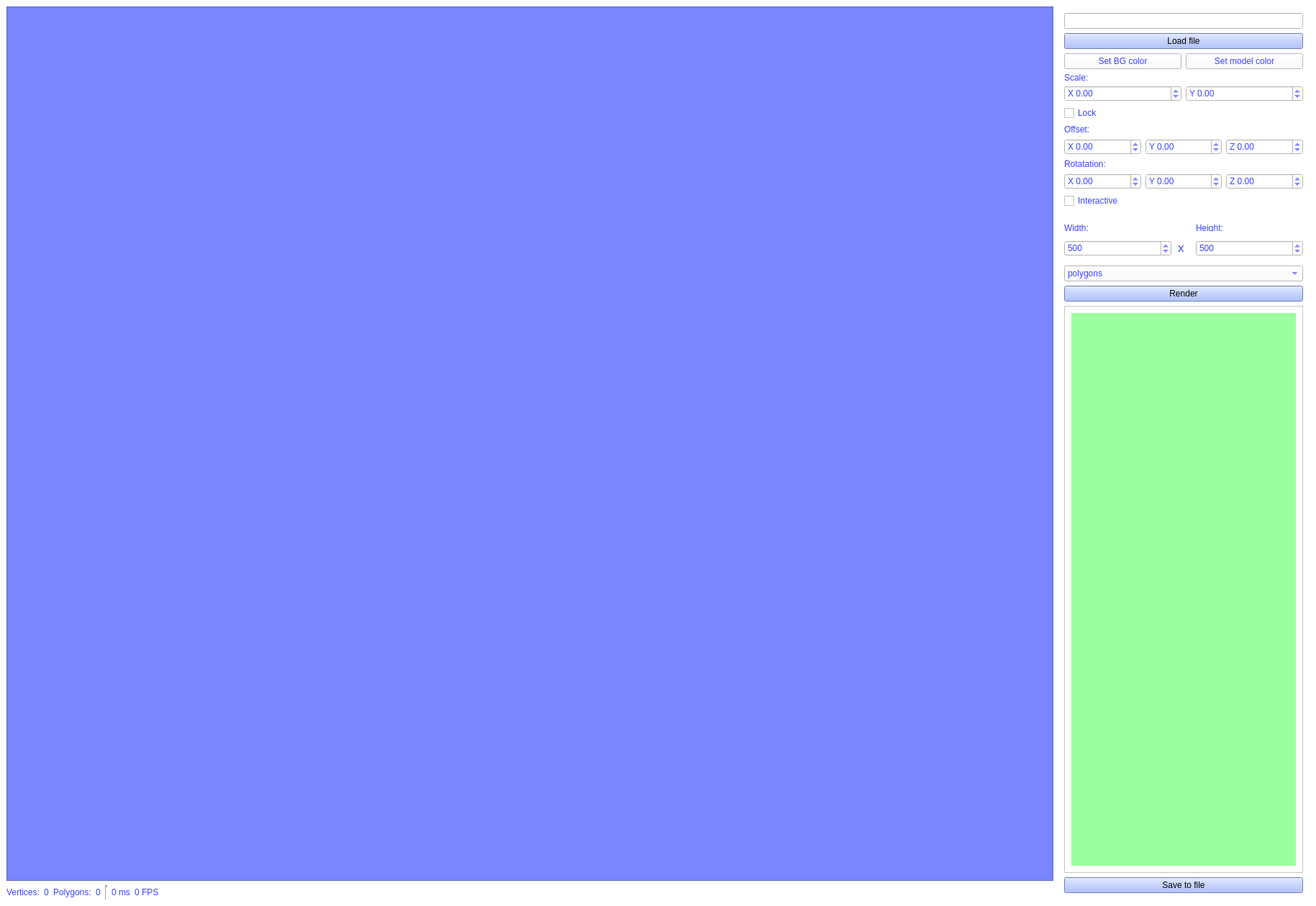
<?xml version="1.0" encoding="UTF-8"?>
<ui version="4.0">
 <class>MainWindow</class>
 <widget class="QMainWindow" name="MainWindow">
  <property name="geometry">
   <rect>
    <x>0</x>
    <y>0</y>
    <width>1829</width>
    <height>1259</height>
   </rect>
  </property>
  <property name="windowTitle">
   <string>Renderer</string>
  </property>
  <widget class="QWidget" name="centralwidget">
   <property name="styleSheet">
    <string notr="true">background-color: rgb(255, 255, 255);</string>
   </property>
   <layout class="QHBoxLayout" name="horizontalLayout">
    <item>
     <layout class="QVBoxLayout" name="verticalLayout_graphicsView">
      <item>
       <widget class="QGraphicsView" name="graphicsView_image">
        <property name="styleSheet">
         <string notr="true">background-color: rgb(121, 134, 255);</string>
        </property>
        <property name="sizeAdjustPolicy">
         <enum>QAbstractScrollArea::SizeAdjustPolicy::AdjustToContents</enum>
        </property>
        <property name="renderHints">
         <set>QPainter::RenderHint::Antialiasing|QPainter::RenderHint::LosslessImageRendering|QPainter::RenderHint::TextAntialiasing</set>
        </property>
       </widget>
      </item>
      <item>
       <layout class="QHBoxLayout" name="horizontalLayout_graphicsView_labels">
        <item>
         <widget class="QLabel" name="label_vertexCountLabel">
          <property name="styleSheet">
           <string notr="true">color: rgb(56, 66, 255);</string>
          </property>
          <property name="text">
           <string>Vertices:</string>
          </property>
         </widget>
        </item>
        <item>
         <widget class="QLabel" name="label_vertexCount">
          <property name="styleSheet">
           <string notr="true">color: rgb(56, 66, 255);</string>
          </property>
          <property name="text">
           <string>0</string>
          </property>
         </widget>
        </item>
        <item>
         <widget class="QLabel" name="label_polygonCountLabel">
          <property name="styleSheet">
           <string notr="true">color: rgb(56, 66, 255);</string>
          </property>
          <property name="text">
           <string>Polygons:</string>
          </property>
         </widget>
        </item>
        <item>
         <widget class="QLabel" name="label_polygonCount">
          <property name="styleSheet">
           <string notr="true">color: rgb(56, 66, 255);</string>
          </property>
          <property name="text">
           <string>0</string>
          </property>
         </widget>
        </item>
        <item>
         <widget class="Line" name="line">
          <property name="styleSheet">
           <string notr="true">color: rgb(56, 66, 255);</string>
          </property>
          <property name="lineWidth">
           <number>3</number>
          </property>
          <property name="orientation">
           <enum>Qt::Orientation::Vertical</enum>
          </property>
         </widget>
        </item>
        <item>
         <widget class="QLabel" name="label_timer">
          <property name="styleSheet">
           <string notr="true">color: rgb(56, 66, 255);</string>
          </property>
          <property name="text">
           <string>0 ms</string>
          </property>
         </widget>
        </item>
        <item>
         <widget class="QLabel" name="label_fps">
          <property name="styleSheet">
           <string notr="true">color: rgb(56, 66, 255);</string>
          </property>
          <property name="text">
           <string>0 FPS</string>
          </property>
         </widget>
        </item>
        <item>
         <spacer name="horizontalSpacer_2">
          <property name="orientation">
           <enum>Qt::Orientation::Horizontal</enum>
          </property>
          <property name="sizeHint" stdset="0">
           <size>
            <width>40</width>
            <height>20</height>
           </size>
          </property>
         </spacer>
        </item>
        <item>
         <widget class="QLabel" name="label_imgColorType">
          <property name="styleSheet">
           <string notr="true">color: rgb(56, 66, 255);</string>
          </property>
          <property name="text">
           <string/>
          </property>
         </widget>
        </item>
       </layout>
      </item>
     </layout>
    </item>
    <item>
     <widget class="QWidget" name="controlpanel" native="true">
      <property name="maximumSize">
       <size>
        <width>350</width>
        <height>16777215</height>
       </size>
      </property>
      <property name="styleSheet">
       <string notr="true"/>
      </property>
      <layout class="QVBoxLayout" name="verticalLayout">
       <item>
        <widget class="QLineEdit" name="textinp_filename">
         <property name="styleSheet">
          <string notr="true">color: rgb(56, 66, 255);</string>
         </property>
        </widget>
       </item>
       <item>
        <widget class="QPushButton" name="accept_filename">
         <property name="styleSheet">
          <string notr="true">border-color: rgb(0, 0, 0);
background-color: rgb(151, 174, 255);</string>
         </property>
         <property name="text">
          <string>Load file</string>
         </property>
        </widget>
       </item>
       <item>
        <layout class="QHBoxLayout" name="horizontalLayout_2">
         <item>
          <widget class="QPushButton" name="pushButton_bg_colorDialog">
           <property name="styleSheet">
            <string notr="true">color: rgb(56, 66, 255);</string>
           </property>
           <property name="text">
            <string>Set BG color</string>
           </property>
          </widget>
         </item>
         <item>
          <widget class="QPushButton" name="pushButton_model_colorDialog">
           <property name="styleSheet">
            <string notr="true">color: rgb(56, 66, 255);</string>
           </property>
           <property name="text">
            <string>Set model color</string>
           </property>
          </widget>
         </item>
        </layout>
       </item>
       <item>
        <widget class="QLabel" name="label_scaleX">
         <property name="minimumSize">
          <size>
           <width>0</width>
           <height>0</height>
          </size>
         </property>
         <property name="maximumSize">
          <size>
           <width>16777215</width>
           <height>11</height>
          </size>
         </property>
         <property name="styleSheet">
          <string notr="true">color: rgb(56, 66, 255);</string>
         </property>
         <property name="text">
          <string>Scale:</string>
         </property>
        </widget>
       </item>
       <item>
        <layout class="QHBoxLayout" name="horizontalLayout_scale">
         <item>
          <widget class="QDoubleSpinBox" name="spinBox_scaleX">
           <property name="styleSheet">
            <string notr="true">color: rgb(56, 66, 255);</string>
           </property>
           <property name="prefix">
            <string>X </string>
           </property>
           <property name="minimum">
            <double>-1000000.000000000000000</double>
           </property>
           <property name="maximum">
            <double>9999999.000000000000000</double>
           </property>
           <property name="singleStep">
            <double>10.000000000000000</double>
           </property>
           <property name="stepType">
            <enum>QAbstractSpinBox::StepType::AdaptiveDecimalStepType</enum>
           </property>
          </widget>
         </item>
         <item>
          <widget class="QDoubleSpinBox" name="spinBox_scaleY">
           <property name="styleSheet">
            <string notr="true">color: rgb(56, 66, 255);</string>
           </property>
           <property name="prefix">
            <string>Y </string>
           </property>
           <property name="minimum">
            <double>-99999999.000000000000000</double>
           </property>
           <property name="maximum">
            <double>9999999.000000000000000</double>
           </property>
           <property name="singleStep">
            <double>10.000000000000000</double>
           </property>
           <property name="stepType">
            <enum>QAbstractSpinBox::StepType::AdaptiveDecimalStepType</enum>
           </property>
          </widget>
         </item>
        </layout>
       </item>
       <item>
        <widget class="QCheckBox" name="checkBox_lockScale">
         <property name="styleSheet">
          <string notr="true">color: rgb(56, 66, 255);</string>
         </property>
         <property name="text">
          <string>Lock</string>
         </property>
        </widget>
       </item>
       <item>
        <widget class="QLabel" name="label_offset">
         <property name="styleSheet">
          <string notr="true">color: rgb(56, 66, 255);</string>
         </property>
         <property name="text">
          <string>Offset:</string>
         </property>
        </widget>
       </item>
       <item>
        <layout class="QHBoxLayout" name="horizontalLayout_offset">
         <item>
          <widget class="QDoubleSpinBox" name="spinBox_offset_x">
           <property name="styleSheet">
            <string notr="true">color: rgb(56, 66, 255);</string>
           </property>
           <property name="prefix">
            <string>X </string>
           </property>
           <property name="minimum">
            <double>-999999.000000000000000</double>
           </property>
           <property name="maximum">
            <double>999999.989999999990687</double>
           </property>
           <property name="singleStep">
            <double>10.000000000000000</double>
           </property>
          </widget>
         </item>
         <item>
          <widget class="QDoubleSpinBox" name="spinBox_offset_y">
           <property name="styleSheet">
            <string notr="true">color: rgb(56, 66, 255);</string>
           </property>
           <property name="prefix">
            <string>Y </string>
           </property>
           <property name="minimum">
            <double>-999999.000000000000000</double>
           </property>
           <property name="maximum">
            <double>999999.989999999990687</double>
           </property>
           <property name="singleStep">
            <double>10.000000000000000</double>
           </property>
          </widget>
         </item>
         <item>
          <widget class="QDoubleSpinBox" name="spinBox_offset_z">
           <property name="styleSheet">
            <string notr="true">color: rgb(56, 66, 255);</string>
           </property>
           <property name="prefix">
            <string>Z </string>
           </property>
           <property name="minimum">
            <double>-999999.000000000000000</double>
           </property>
           <property name="maximum">
            <double>999999.989999999990687</double>
           </property>
           <property name="singleStep">
            <double>10.000000000000000</double>
           </property>
          </widget>
         </item>
        </layout>
       </item>
       <item>
        <widget class="QLabel" name="label_rotation">
         <property name="styleSheet">
          <string notr="true">color: rgb(56, 66, 255);</string>
         </property>
         <property name="text">
          <string>Rotatation:</string>
         </property>
        </widget>
       </item>
       <item>
        <layout class="QHBoxLayout" name="horizontalLayout_rotation">
         <item>
          <widget class="QDoubleSpinBox" name="spinBox_rotation_x">
           <property name="styleSheet">
            <string notr="true">color: rgb(56, 66, 255);</string>
           </property>
           <property name="prefix">
            <string>X </string>
           </property>
           <property name="minimum">
            <double>-999999.000000000000000</double>
           </property>
           <property name="maximum">
            <double>999999.989999999990687</double>
           </property>
          </widget>
         </item>
         <item>
          <widget class="QDoubleSpinBox" name="spinBox_rotation_y">
           <property name="styleSheet">
            <string notr="true">color: rgb(56, 66, 255);</string>
           </property>
           <property name="prefix">
            <string>Y </string>
           </property>
           <property name="minimum">
            <double>-999999.000000000000000</double>
           </property>
           <property name="maximum">
            <double>999999.989999999990687</double>
           </property>
          </widget>
         </item>
         <item>
          <widget class="QDoubleSpinBox" name="spinBox_rotation_z">
           <property name="styleSheet">
            <string notr="true">color: rgb(56, 66, 255);</string>
           </property>
           <property name="prefix">
            <string>Z </string>
           </property>
           <property name="minimum">
            <double>-999999.000000000000000</double>
           </property>
           <property name="maximum">
            <double>999999.989999999990687</double>
           </property>
          </widget>
         </item>
        </layout>
       </item>
       <item>
        <widget class="QCheckBox" name="checkBox_interactiveRender">
         <property name="styleSheet">
          <string notr="true">color: rgb(56, 66, 255);</string>
         </property>
         <property name="text">
          <string>Interactive</string>
         </property>
        </widget>
       </item>
       <item>
        <layout class="QHBoxLayout" name="horizontalLayout_dimensions">
         <property name="topMargin">
          <number>10</number>
         </property>
         <item>
          <layout class="QVBoxLayout" name="verticalLayout_dim_width">
           <property name="spacing">
            <number>6</number>
           </property>
           <item>
            <widget class="QLabel" name="label_width">
             <property name="maximumSize">
              <size>
               <width>16777215</width>
               <height>11</height>
              </size>
             </property>
             <property name="styleSheet">
              <string notr="true">color: rgb(56, 66, 255);</string>
             </property>
             <property name="text">
              <string>Width:</string>
             </property>
            </widget>
           </item>
           <item>
            <widget class="QSpinBox" name="textinp_width">
             <property name="styleSheet">
              <string notr="true">color: rgb(56, 66, 255);</string>
             </property>
             <property name="maximum">
              <number>9999999</number>
             </property>
             <property name="stepType">
              <enum>QAbstractSpinBox::StepType::AdaptiveDecimalStepType</enum>
             </property>
             <property name="value">
              <number>500</number>
             </property>
            </widget>
           </item>
          </layout>
         </item>
         <item>
          <widget class="QWidget" name="verticalWidget_dim_times" native="true">
           <property name="maximumSize">
            <size>
             <width>22</width>
             <height>16777215</height>
            </size>
           </property>
           <property name="font">
            <font>
             <pointsize>13</pointsize>
             <bold>true</bold>
            </font>
           </property>
           <layout class="QVBoxLayout" name="verticalLayout_6">
            <property name="sizeConstraint">
             <enum>QLayout::SizeConstraint::SetDefaultConstraint</enum>
            </property>
            <property name="leftMargin">
             <number>3</number>
            </property>
            <item>
             <spacer name="horizontalSpacer">
              <property name="orientation">
               <enum>Qt::Orientation::Horizontal</enum>
              </property>
              <property name="sizeHint" stdset="0">
               <size>
                <width>40</width>
                <height>20</height>
               </size>
              </property>
             </spacer>
            </item>
            <item>
             <widget class="QLabel" name="label_times">
              <property name="maximumSize">
               <size>
                <width>13</width>
                <height>16777215</height>
               </size>
              </property>
              <property name="font">
               <font>
                <pointsize>13</pointsize>
               </font>
              </property>
              <property name="styleSheet">
               <string notr="true">color: rgb(56, 66, 255);</string>
              </property>
              <property name="text">
               <string>x</string>
              </property>
              <property name="margin">
               <number>2</number>
              </property>
             </widget>
            </item>
           </layout>
          </widget>
         </item>
         <item>
          <layout class="QVBoxLayout" name="verticalLayout_dim_height">
           <property name="spacing">
            <number>6</number>
           </property>
           <item>
            <widget class="QLabel" name="label_height">
             <property name="maximumSize">
              <size>
               <width>16777215</width>
               <height>11</height>
              </size>
             </property>
             <property name="styleSheet">
              <string notr="true">color: rgb(56, 66, 255);</string>
             </property>
             <property name="text">
              <string>Height:</string>
             </property>
            </widget>
           </item>
           <item>
            <widget class="QSpinBox" name="textinp_height">
             <property name="styleSheet">
              <string notr="true">color: rgb(56, 66, 255);</string>
             </property>
             <property name="maximum">
              <number>9999999</number>
             </property>
             <property name="value">
              <number>500</number>
             </property>
            </widget>
           </item>
          </layout>
         </item>
        </layout>
       </item>
       <item>
        <widget class="QComboBox" name="comboBox_renderType">
         <property name="styleSheet">
          <string notr="true">color: rgb(56, 66, 255);</string>
         </property>
         <property name="editable">
          <bool>false</bool>
         </property>
         <property name="currentText">
          <string>polygons</string>
         </property>
         <property name="placeholderText">
          <string/>
         </property>
         <item>
          <property name="text">
           <string>polygons</string>
          </property>
         </item>
         <item>
          <property name="text">
           <string>vertices</string>
          </property>
         </item>
        </widget>
       </item>
       <item>
        <widget class="QPushButton" name="button_render">
         <property name="styleSheet">
          <string notr="true">border-color: rgb(0, 0, 0);
background-color: rgb(151, 174, 255);</string>
         </property>
         <property name="text">
          <string>Render</string>
         </property>
        </widget>
       </item>
       <item>
        <widget class="QScrollArea" name="scrollArea_log">
         <property name="widgetResizable">
          <bool>true</bool>
         </property>
         <widget class="QWidget" name="scrollAreaWidgetContents_2_log">
          <property name="geometry">
           <rect>
            <x>0</x>
            <y>0</y>
            <width>338</width>
            <height>648</height>
           </rect>
          </property>
          <layout class="QVBoxLayout" name="verticalLayout_2">
           <item>
            <widget class="QLabel" name="label_log">
             <property name="styleSheet">
              <string notr="true">color: rgb(86, 80, 255);
background-color: rgb(155, 255, 158);</string>
             </property>
             <property name="text">
              <string/>
             </property>
             <property name="textFormat">
              <enum>Qt::TextFormat::PlainText</enum>
             </property>
             <property name="alignment">
              <set>Qt::AlignmentFlag::AlignLeading|Qt::AlignmentFlag::AlignLeft|Qt::AlignmentFlag::AlignTop</set>
             </property>
            </widget>
           </item>
          </layout>
         </widget>
        </widget>
       </item>
       <item>
        <widget class="QPushButton" name="button_save">
         <property name="styleSheet">
          <string notr="true">border-color: rgb(0, 0, 0);
background-color: rgb(151, 174, 255);</string>
         </property>
         <property name="text">
          <string>Save to file</string>
         </property>
        </widget>
       </item>
      </layout>
     </widget>
    </item>
   </layout>
  </widget>
  <widget class="QMenuBar" name="menubar">
   <property name="geometry">
    <rect>
     <x>0</x>
     <y>0</y>
     <width>1829</width>
     <height>27</height>
    </rect>
   </property>
  </widget>
 </widget>
 <resources/>
 <connections/>
</ui>
